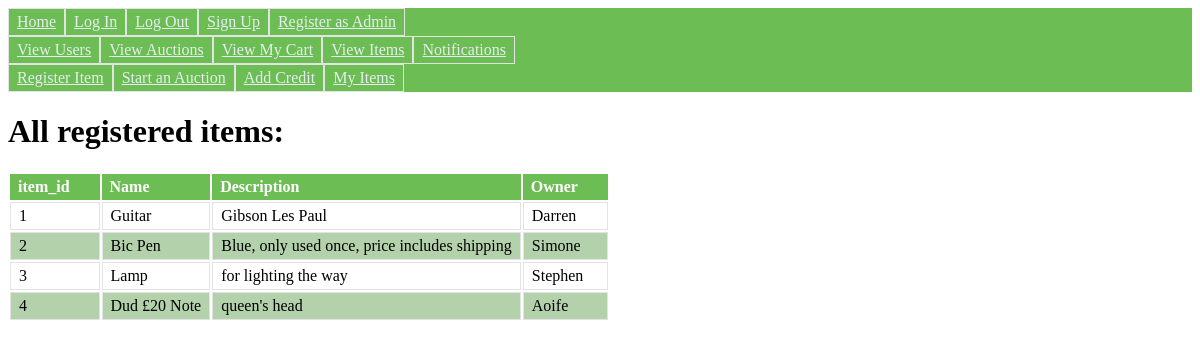
Page /itemlist/ (signed in) on the committed database.
### main.py (models this page shows, shortened)
class Item(db.Model):  # record of every items on the system
	__tablename__ = "Item"
	item_id = db.Column(db.Integer, primary_key=True)
	name = db.Column(db.String(40), nullable=False)
	description = db.Column(db.String(100), nullable=True)
	owner_id = db.Column(db.Integer, db.ForeignKey("User.user_id"), nullable=False)

class User(db.Model):  # contains details of each user
	__tablename__ = "User"
	user_id = db.Column(db.Integer, primary_key=True)  # username could be PK but will face scaling issue
	username = db.Column(db.String(20), unique=True, nullable=False)
	email = db.Column(db.String(100), nullable=True)
	password = db.Column(db.String(30), nullable=False)
	is_admin = db.Column(db.Boolean, nullable=False)
	balance = db.Column(db.Float, nullable = False)
	available_balance = db.Column(db.Float, nullable=False)  # user may not be able to bid money that is already "tied up" in other auctions

### main.py (the view)
@app.route("/itemlist/")
def itemlist():
	if session["admin"]:  # only admins are allowed to view the entire item registry
		return render_template("itemlist.html", table_data=Item.query.all(), foreign_table_reference=User)
	else:
		flash("Page only accessible to admins")
		return redirect(url_for("home"))

### templates/itemlist.html (shortened to what this page needs)
{% extends "base.html" %}
{% block content %}
	<h1>All registered items:</h1>
		<table>
			<tr>
				<th>item_id</th>
				<th>Name</th>
				<th>Description</th>
				<th>Owner</th>
			</tr>
			{% for i in range(table_data | length): %}
				<tr>
					<td>{{table_data[i].item_id}}</td>
					<td>{{table_data[i].name}}</td>
					<td>{{table_data[i].description}}</td>
					<td>{{foreign_table_reference.query.filter_by(user_id=table_data[i].owner_id).first().username}}</td>
				</tr>
			{% endfor %}
		</table>
{% endblock %}

### static/css/main.css (style rules this page uses)
table th { text-align: left; background-color: #6DBD55; color: #FFF; padding: 4px 30px 4px 8px; }
table td { border: 1px solid #e3e3e3; padding: 4px 8px; }
table tr:nth-child(odd) td { background-color: #B3D1AA; }

### rows in the picture
Item: item_id "1", name "Guitar", description "Gibson Les Paul"
User: query.filter_by "Darren"
Item: item_id "2", name "Bic Pen", description "Blue, only used once, price includes shipping"
User: query.filter_by "Simone"
Item: item_id "3", name "Lamp", description "for lighting the way"
User: query.filter_by "Stephen"
Item: item_id "4", name "Dud £20 Note", description "queen's head"
User: query.filter_by "Aoife"
